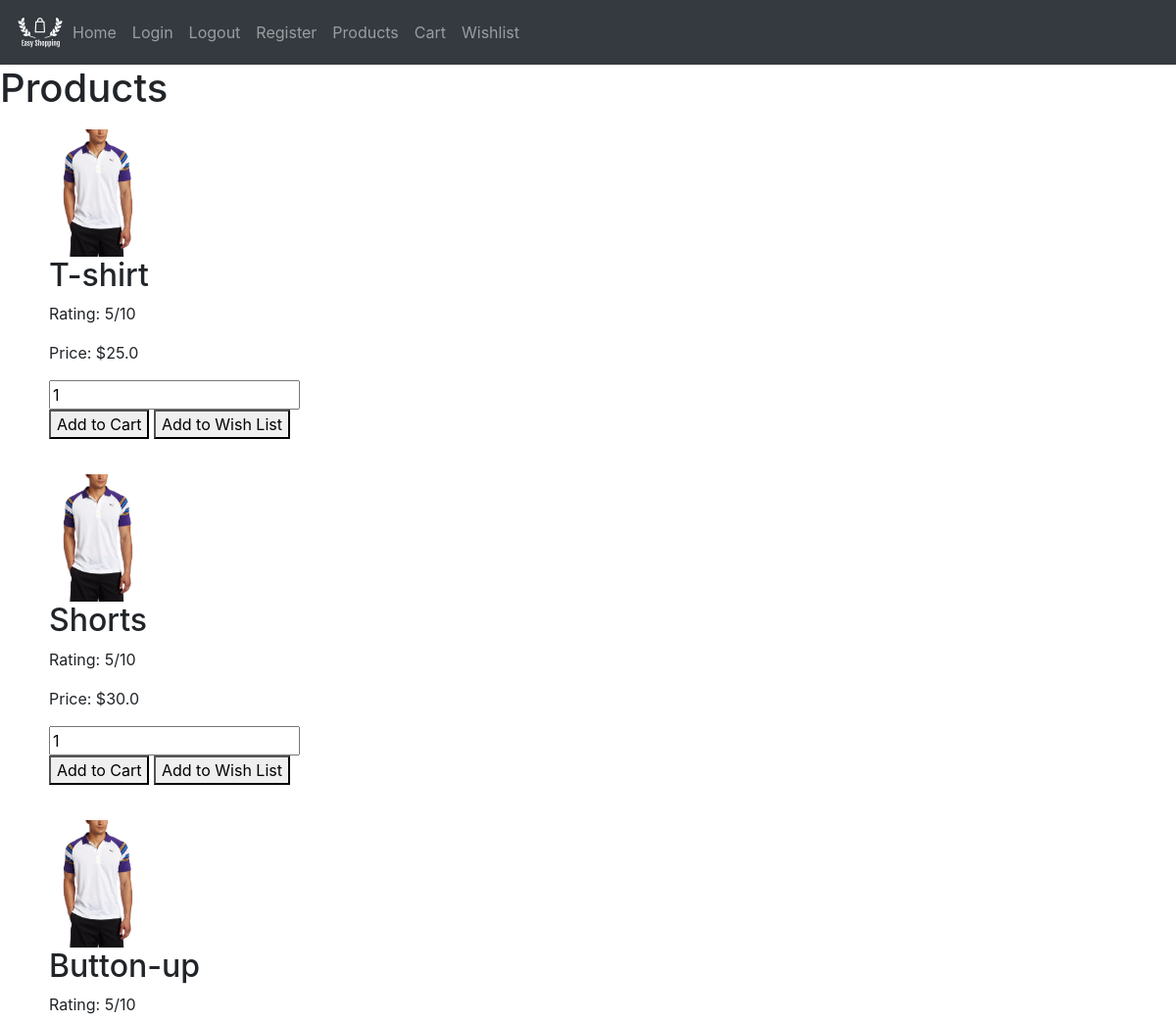
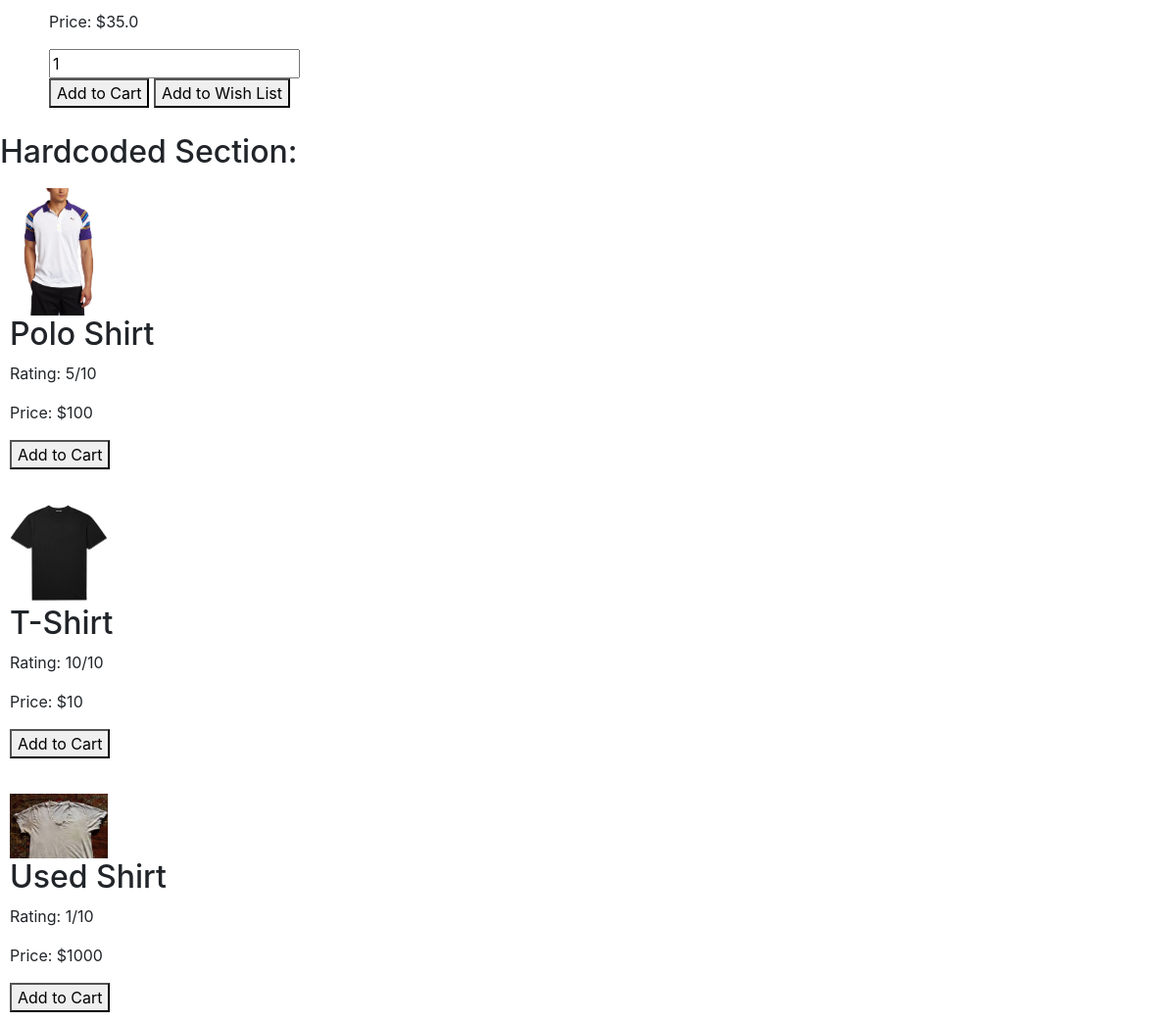
/product, run on the app's committed database (2 pictures, top to bottom).
### ShoppingApp/models.py (models this page shows)
class Item(db.Model):
    __tablename__ = 'table_of_items'
    id = db.Column(db.Integer, primary_key=True)
    itemname = db.Column(db.String(64), unique=True, nullable=False)
    itemprice = db.Column(db.Float)

### ShoppingApp/routes.py (the view, shortened to what this page needs)
@app.route('/product', methods=['GET','POST'])
def product():
    title = 'Products'
    items = Item.query.all()
    print(items)
    return render_template('product.html', items=items, title=title)

### ShoppingApp/templates/product.html (shortened to what this page needs)
{% extends "base.html" %}
{% block content %}
<h1>{{title}}</h1>
{% for item in items %}
<ul>
    <div class="column">
        <form action="?itemname={{item.itemname}}&itemprice={{item.itemprice}}"
              method="POST"
        >
            <img src=/static/images/polo.jpg width=100px>
            <h2>{{item.itemname}}</h2>
            <p>Rating: 5/10</p>
            <p>Price: ${{item.itemprice}}</p>
            <div>
                <input type="text" name="quantity" value=1>
            </div>
            <button
                type="submit"
                name="addtocart"
                value=2
            >
                Add to Cart
            </button>
            <button
                type="submit"
                name="addtowishlist"
                value=1
            >
                Add to Wish List
            </button>
        </form>
    </div>
</ul>
{% endfor %}
<h2>Hardcoded Section:</h2>
<div class="column" >
    <img src = /static/images/polo.jpg width =100px>
    <h2>Polo Shirt</h2>
    <p>Rating: 5/10</p>
    <p>Price: $100</p>
    <button> Add to Cart </button>
  </div>
  <div class="column">
    <img src = /static/images/tshirt.jpg width =100px>
    <h2>T-Shirt</h2>
    <p>Rating: 10/10</p>
    <p>Price: $10</p>
    <button> Add to Cart </button>
  </div>
  <div class="column">
    <img src = /static/images/clapped.jpg width =100px>
    <h2>Used Shirt</h2>
    <p>Rating: 1/10</p>
    <p>Price: $1000</p>
    <button> Add to Cart </button>
  </div>
{% endblock content %}

### ShoppingApp/static/css/main.css (style rules this page uses)
.column { float: center; width: 50%; padding: 10px; }
body { background-position: center; background-repeat: no-repeat; background-size: cover; position: relative; }

### data on the page
Item: itemname "T-shirt", itemprice "25.0"
Item: itemname "Shorts", itemprice "30.0"
Item: itemname "Button-up", itemprice "35.0"

### other printed values
{{ title }} "Products"
